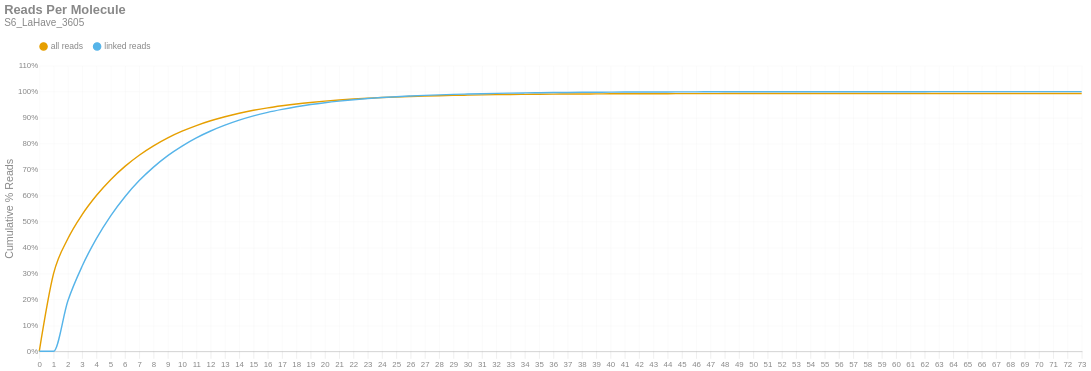

Write notebook code for a chart like this one.
### Markdown cell above
### Reads per Molecule
This chart shows the cumulative distribution of the number of reads per linked molecule. That is, how many alignments are associated with a unique molecule. This excludes the number of reads associated with invalid or absent linked-read barcodes. The `linked` histogram is the percentages recalculated when disregarding singletons.

### Code cell
if SKIPLR:
    print_html(f"Skipped")
else:
    counts = np.bincount(valids['reads'].cast(pl.Int64).to_numpy())
    weighted = counts * np.arange(len(counts))
    all_perc = weighted / n_reads
    linked_perc = weighted / n_linked_reads
    linked_perc[1] = 0
    binned_df = pl.DataFrame({
        'readsper': list(range(len(counts))),
        'all reads (cumsum)': np.cumsum(all_perc).tolist(),
        'linked reads (cumsum)': np.cumsum(linked_perc).tolist(),
    })

    with SafeRender(binned_df):
        (
            density_plot(binned_df, 'Reads Per Molecule', samplename, 'readspmol')
            .encode(
                x=alt.X('readsper:O', title=None).axis(labelAngle=0).scale(padding=0),
                y=alt.Y('value:Q', title='Cumulative % Reads').axis(format='%').stack(False),
                color=alt.Color("key:N").scale(domain=["all reads", "linked reads"]),
                tooltip=[
                    alt.Tooltip("key:N", title="Data Type"),
                    alt.Tooltip("readsper:O", title="Reads Per Molecule"),
                    alt.Tooltip("value:Q", format=".2%", title="% Reads (Cum.)")
                ]            
            )
        ).display()

### Figure 1 — Vega-Lite specification as saved in the notebook (floating-point values rounded to 4 significant figures)
{"width": "container", "height": 400, "config": {"title": {"anchor": "start", "dy": -15, "fontSize": 18, "color": "#888888", "subtitleColor": "#888888", "subtitleFontSize": 14}, "arc": {"fill": "#0072B2"}, "axis": {"domainColor": "#888888", "domainWidth": 0.5, "gridWidth": 0.2, "grid": false, "titleFontWeight": 400, "titleFontSize": 15, "labelFontSize": 11, "labelColor": "#888888", "tickColor": "#888888", "tickWidth": 0.2, "titleColor": "#888888"}, "axisBand": {"grid": false}, "axisX": {"grid": true, "tickSize": 10, "domainCap": "round"}, "axisY": {"domain": false, "grid": true, "tickSize": 0, "domainCap": "round"}, "background": "transparent", "header": {"labelFontSize": 15, "labelColor": "#888888", "titleFontSize": 15, "titleFontWeight": 600, "titleColor": "#888888"}, "legend": {"labelFont": "sans-serif", "labelFontSize": 12, "labelColor": "#888888", "symbolSize": 100, "symbolType": "circle", "titleFontSize": 12, "titlePadding": 10, "titleColor": "#888888", "title": null, "orient": "top"}, "range": {"category": ["#E69F00", "#56B4E9", "#009E73", "#F0E442", "#0072B2", "#D55E00", "#CC79A7", "#000000"], "diverging": ["#cfe8f3", "#a2d4ec", "#73bfe2", "#46abdb", "#1696d2", "#12719e"]}, "area": {"fill": "#0072B2", "fillOpacity": 0.7, "line": true, "strokeOpacity": 0.7}, "line": {"color": "#0072B2", "stroke": "#0072B2", "strokeWidth": 2}, "trail": {"color": "#0072B2", "stroke": "#0072B2", "strokeWidth": 0, "size": 1}, "point": {"filled": true, "fillOpacity": 1.0, "size": 95}, "text": {"color": "#888888", "fontSize": 11, "align": "right", "fontWeight": 400, "size": 11}, "bar": {"fill": "#0072B2", "stroke": null}, "view": {"stroke": null, "continuousWidth": 660, "continuousHeight": 400}}, "data": {"name": "data-12f3c34c26de0c3fe65a139b71a6d927"}, "mark": {"type": "line", "interpolate": "monotone", "point": {"opacity": 0, "size": 275}}, "encoding": {"color": {"field": "key", "scale": {"domain": ["all reads", "linked reads"]}, "type": "nominal"}, "tooltip": [{"field": "key", "title": "Data Type", "type": "nominal"}, {"field": "readsper", "title": "Reads Per Molecule", "type": "ordinal"}, {"field": "value", "format": ".2%", "title": "% Reads (Cum.)", "type": "quantitative"}], "x": {"axis": {"labelAngle": 0}, "field": "readsper", "scale": {"padding": 0}, "title": null, "type": "ordinal"}, "y": {"axis": {"format": "%"}, "field": "value", "stack": false, "title": "Cumulative % Reads", "type": "quantitative"}}, "params": [{"name": "param_c36ac31b6afebe62", "select": {"type": "point", "fields": ["key"]}, "bind": "legend"}], "title": {"text": "Reads Per Molecule", "subtitle": "S6_LaHave_3605"}, "transform": [{"fold": ["all reads (cumsum)", "linked reads (cumsum)"]}, {"calculate": "replace(datum.key, ' (cumsum)', '')", "as": "key"}, {"filter": {"param": "param_c36ac31b6afebe62"}}], "usermeta": {"embedOptions": {"downloadFileName": "S6_LaHave_3605.readspmol"}}, "$schema": "https://vega.github.io/schema/vega-lite/v6.1.0.json", "datasets": {"data-12f3c34c26de0c3fe65a139b71a6d927": [{"readsper": 0, "all reads (cumsum)": 0.0, "linked reads (cumsum)": 0.0}, {"readsper": 1, "all reads (cumsum)": 0.2989, "linked reads (cumsum)": 0.0}, {"readsper": 2, "all reads (cumsum)": 0.4333, "linked reads (cumsum)": 0.1936}, {"readsper": 3, "all reads (cumsum)": 0.5263, "linked reads (cumsum)": 0.3276}, {"readsper": 4, "all reads (cumsum)": 0.6, "linked reads (cumsum)": 0.4337}, {"readsper": 5, "all reads (cumsum)": 0.661, "linked reads (cumsum)": 0.5217}, {"readsper": 6, "all reads (cumsum)": 0.7121, "linked reads (cumsum)": 0.5954}, {"readsper": 7, "all reads (cumsum)": 0.7552, "linked reads (cumsum)": 0.6573}, {"readsper": 8, "all reads (cumsum)": 0.7912, "linked reads (cumsum)": 0.7093}, {"readsper": 9, "all reads (cumsum)": 0.8221, "linked reads (cumsum)": 0.7538}, {"readsper": 10, "all reads (cumsum)": 0.8476, "linked reads (cumsum)": 0.7906}, {"readsper": 11, "all reads (cumsum)": 0.8694, "linked reads (cumsum)": 0.822}, {"readsper": 12, "all reads (cumsum)": 0.8878, "linked reads (cumsum)": 0.8484}, {"readsper": 13, "all reads (cumsum)": 0.9033, "linked reads (cumsum)": 0.8708}, {"readsper": 14, "all reads (cumsum)": 0.9168, "linked reads (cumsum)": 0.8902}, {"readsper": 15, "all reads (cumsum)": 0.9281, "linked reads (cumsum)": 0.9066}, {"readsper": 16, "all reads (cumsum)": 0.9376, "linked reads (cumsum)": 0.9202}, {"readsper": 17, "all reads (cumsum)": 0.9455, "linked reads (cumsum)": 0.9316}, {"readsper": 18, "all reads (cumsum)": 0.9526, "linked reads (cumsum)": 0.9419}, {"readsper": 19, "all reads (cumsum)": 0.9585, "linked reads (cumsum)": 0.9503}, {"readsper": 20, "all reads (cumsum)": 0.9635, "linked reads (cumsum)": 0.9575}, {"readsper": 21, "all reads (cumsum)": 0.9677, "linked reads (cumsum)": 0.9636}, {"readsper": 22, "all reads (cumsum)": 0.9714, "linked reads (cumsum)": 0.969}, {"readsper": 23, "all reads (cumsum)": 0.9745, "linked reads (cumsum)": 0.9734}, {"readsper": 24, "all reads (cumsum)": 0.9772, "linked reads (cumsum)": 0.9772}, {"readsper": 25, "all reads (cumsum)": 0.9795, "linked reads (cumsum)": 0.9805}, {"readsper": 26, "all reads (cumsum)": 0.9813, "linked reads (cumsum)": 0.9832}, {"readsper": 27, "all reads (cumsum)": 0.9829, "linked reads (cumsum)": 0.9855}, {"readsper": 28, "all reads (cumsum)": 0.9844, "linked reads (cumsum)": 0.9876}, {"readsper": 29, "all reads (cumsum)": 0.9856, "linked reads (cumsum)": 0.9894}, {"readsper": 30, "all reads (cumsum)": 0.9866, "linked reads (cumsum)": 0.9908}, {"readsper": 31, "all reads (cumsum)": 0.9876, "linked reads (cumsum)": 0.9922}, {"readsper": 32, "all reads (cumsum)": 0.9884, "linked reads (cumsum)": 0.9934}, {"readsper": 33, "all reads (cumsum)": 0.9891, "linked reads (cumsum)": 0.9944}, {"readsper": 34, "all reads (cumsum)": 0.9896, "linked reads (cumsum)": 0.9952}, {"readsper": 35, "all reads (cumsum)": 0.9901, "linked reads (cumsum)": 0.9959}, {"readsper": 36, "all reads (cumsum)": 0.9905, "linked reads (cumsum)": 0.9965}, {"readsper": 37, "all reads (cumsum)": 0.9909, "linked reads (cumsum)": 0.997}, {"readsper": 38, "all reads (cumsum)": 0.9912, "linked reads (cumsum)": 0.9974}, {"readsper": 39, "all reads (cumsum)": 0.9914, "linked reads (cumsum)": 0.9977}, {"readsper": 40, "all reads (cumsum)": 0.9916, "linked reads (cumsum)": 0.9981}, {"readsper": 41, "all reads (cumsum)": 0.9919, "linked reads (cumsum)": 0.9984}, {"readsper": 42, "all reads (cumsum)": 0.992, "linked reads (cumsum)": 0.9986}, {"readsper": 43, "all reads (cumsum)": 0.9922, "linked reads (cumsum)": 0.9988}, {"readsper": 44, "all reads (cumsum)": 0.9923, "linked reads (cumsum)": 0.999}, {"readsper": 45, "all reads (cumsum)": 0.9924, "linked reads (cumsum)": 0.9991}, {"readsper": 46, "all reads (cumsum)": 0.9924, "linked reads (cumsum)": 0.9992}, {"readsper": 47, "all reads (cumsum)": 0.9925, "linked reads (cumsum)": 0.9993}, {"readsper": 48, "all reads (cumsum)": 0.9925, "linked reads (cumsum)": 0.9994}, {"readsper": 49, "all reads (cumsum)": 0.9926, "linked reads (cumsum)": 0.9995}, {"readsper": 50, "all reads (cumsum)": 0.9927, "linked reads (cumsum)": 0.9996}, {"readsper": 51, "all reads (cumsum)": 0.9927, "linked reads (cumsum)": 0.9996}, {"readsper": 52, "all reads (cumsum)": 0.9927, "linked reads (cumsum)": 0.9997}, {"readsper": 53, "all reads (cumsum)": 0.9928, "linked reads (cumsum)": 0.9997}, {"readsper": 54, "all reads (cumsum)": 0.9928, "linked reads (cumsum)": 0.9997}, {"readsper": 55, "all reads (cumsum)": 0.9928, "linked reads (cumsum)": 0.9998}, {"readsper": 56, "all reads (cumsum)": 0.9928, "linked reads (cumsum)": 0.9998}, {"readsper": 57, "all reads (cumsum)": 0.9929, "linked reads (cumsum)": 0.9998}, {"readsper": 58, "all reads (cumsum)": 0.9929, "linked reads (cumsum)": 0.9999}, {"readsper": 59, "all reads (cumsum)": 0.9929, "linked reads (cumsum)": 0.9999}, {"readsper": 60, "all reads (cumsum)": 0.9929, "linked reads (cumsum)": 0.9999}, {"readsper": 61, "all reads (cumsum)": 0.9929, "linked reads (cumsum)": 0.9999}, {"readsper": 62, "all reads (cumsum)": 0.9929, "linked reads (cumsum)": 1.0}, {"readsper": 63, "all reads (cumsum)": 0.9929, "linked reads (cumsum)": 1.0}, {"readsper": 64, "all reads (cumsum)": 0.9929, "linked reads (cumsum)": 1.0}, {"readsper": 65, "all reads (cumsum)": 0.9929, "linked reads (cumsum)": 1.0}, {"readsper": 66, "all reads (cumsum)": 0.9929, "linked reads (cumsum)": 1.0}, {"readsper": 67, "all reads (cumsum)": 0.9929, "linked reads (cumsum)": 1.0}, {"readsper": 68, "all reads (cumsum)": 0.9929, "linked reads (cumsum)": 1.0}, {"readsper": 69, "all reads (cumsum)": 0.993, "linked reads (cumsum)": 1.0}, {"readsper": 70, "all reads (cumsum)": 0.993, "linked reads (cumsum)": 1.0}, {"readsper": 71, "all reads (cumsum)": 0.993, "linked reads (cumsum)": 1.0}, {"readsper": 72, "all reads (cumsum)": 0.993, "linked reads (cumsum)": 1.0}, {"readsper": 73, "all reads (cumsum)": 0.993, "linked reads (cumsum)": 1.0}]}}
